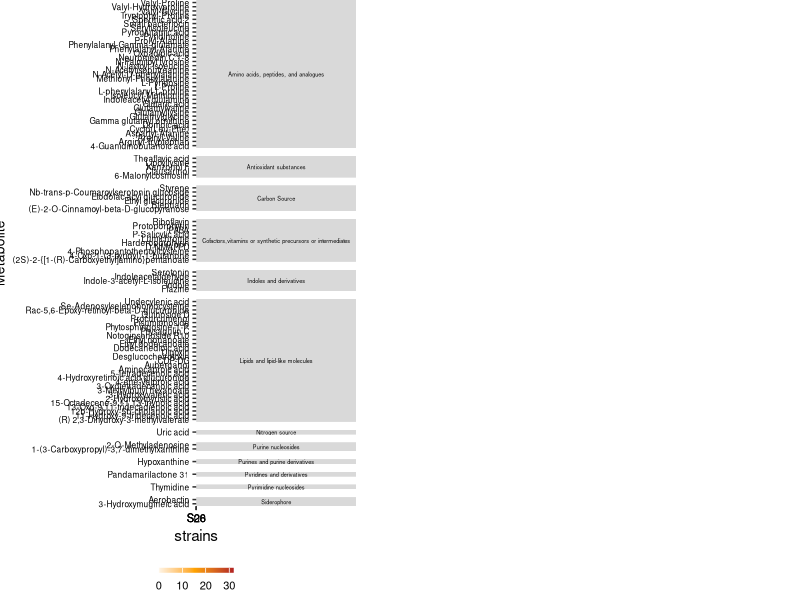

This chart was generated by the following R code:

# coding: utf-8
# email: qfsfdxlqy@163.com
# Github: https://github.com/2015qyliang

#########################################################################

library(ggplot2)
library(reshape2)

#########################################################################

mdf = read.table('01-metabolics.txt', header = T, sep = '\t')

colnames(mdf)
table(mdf$Substance.classification)

mdf.melt = melt(mdf, measure.vars = c("S08" , "S26" ,"S20" ), variable.name = 'strains')

p = ggplot(mdf.melt, aes(x = strains, y = Metabolite, fill = value)) + 
  geom_tile() + 
  scale_fill_gradient2(low = 'white', mid = 'orange', high = 'FireBrick', 
                       midpoint = 15) + 
  facet_grid(Substance.classification~., scales="free_y", space= "free") +
  theme(plot.margin = margin(t = 0, r = 4.5, b = 0, l = 0, "in"),
        panel.background = element_rect(color = 'black', fill = NA),
        panel.grid = element_blank(), 
        axis.title.y.left =  element_text(size = 10),
        axis.text.x = element_text(size = 8, color = 'black', hjust = 0.5, vjust = 1), 
        axis.text.y = element_text(size = 6, color = 'black'), 
        strip.text.y = element_text(size = 4 ,angle = 360, color = 'black'), 
        legend.key = element_blank(), 
        legend.position = 'bottom',
        legend.key.width = unit(0.15, 'in'), 
        legend.key.height = unit(0.05, 'in'), 
        legend.title = element_blank(),
        legend.text = element_text(size = 8))

ggsave('03-Metabolic.pdf', p, height = 10, width = 9, units = 'in')





